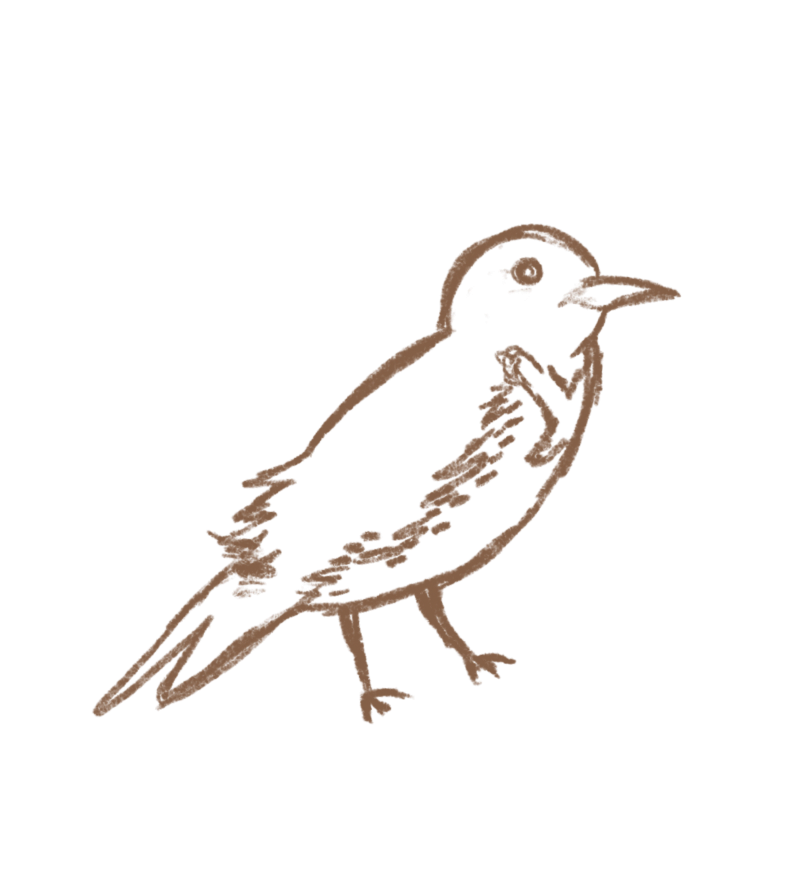
#> input picture src/img/bird.png, 786 x 890 px; its folder holds only this picture in this run
$ python build_spritesheets.py
#> lines starting #> are read from the running program, lines starting #| are printed output that depends on the picture
#!/usr/bin/env python3
"""Build horizontal sprite-sheet PNGs (+ JSON metadata) from GIFs and APNGs.

For each GIF or animated PNG in --in, decode every frame, normalize to RGBA
at the source canvas size, and paste horizontally into a strip image. Each
output sheet gets a sibling JSON file recording the frame count, frame
dimensions, the source's true average fps (computed from per-frame
durations), and the full list of per-frame durations in milliseconds.

Idempotent: skips a source file if the output PNG is newer than the source.
"""

from __future__ import annotations

import argparse
import json
import sys
from pathlib import Path
from statistics import mean
from typing import List

from PIL import Image, ImageSequence


def collect_frame_durations(gif: Image.Image) -> List[int]:
    durations: List[int] = []
    for frame in ImageSequence.Iterator(gif):
        durations.append(int(frame.info.get("duration", 0) or 0))
    return durations


def stitch(gif_path: Path, out_dir: Path, max_edge: int | None) -> dict:
    gif = Image.open(gif_path)
    width, height = gif.size

    durations = collect_frame_durations(gif)

    frames: List[Image.Image] = []
    for frame in ImageSequence.Iterator(gif):
        rgba = frame.convert("RGBA")
        canvas = Image.new("RGBA", (width, height), (0, 0, 0, 0))
        canvas.paste(rgba, (0, 0), rgba)
        frames.append(canvas)

    if not frames:
        raise RuntimeError(f"{gif_path.name}: no frames decoded")

    fw, fh = frames[0].size
    if max_edge is not None:
        scale = min(1.0, max_edge / max(fw, fh))
        if scale < 1.0:
            fw, fh = int(fw * scale), int(fh * scale)
            frames = [
                f.resize((fw, fh), Image.Resampling.LANCZOS) for f in frames
            ]

    n = len(frames)
    sheet = Image.new("RGBA", (fw * n, fh), (0, 0, 0, 0))
    for i, f in enumerate(frames):
        sheet.paste(f, (i * fw, 0))

    nonzero = [d for d in durations if d > 0]
    if nonzero:
        avg_ms = mean(nonzero)
        fps = max(1.0, min(60.0, 1000.0 / avg_ms))
        if nonzero and (max(nonzero) / max(min(nonzero), 1)) > 1.5:
            print(
                f"  warn: {gif_path.name} has variable frame timings "
                f"(min={min(nonzero)}ms max={max(nonzero)}ms); "
                f"using avg fps={fps:.2f}"
            )
    else:
        fps = 10.0
        print(
            f"  warn: {gif_path.name} reported zero frame durations; "
            f"falling back to fps={fps}"
        )

    out_png = out_dir / f"{gif_path.stem}.png"
    out_json = out_dir / f"{gif_path.stem}.json"

    sheet.save(out_png, optimize=True)

    meta = {
        "name": gif_path.stem,
        "frames": n,
        "frameWidth": fw,
        "frameHeight": fh,
        "fps": round(fps, 4),
        "frameDurationsMs": durations,
        "image": f"{gif_path.stem}.png",
    }
    out_json.write_text(json.dumps(meta, indent=2) + "\n")

    return meta


def is_up_to_date(src_path: Path, out_dir: Path) -> bool:
    out_png = out_dir / f"{src_path.stem}.png"
    out_json = out_dir / f"{src_path.stem}.json"
    if not out_png.exists() or not out_json.exists():
        return False
    src_mtime = src_path.stat().st_mtime
    return (
        out_png.stat().st_mtime >= src_mtime
        and out_json.stat().st_mtime >= src_mtime
    )


def is_animated_png(path: Path) -> bool:
    """Return True if the PNG has more than one frame (i.e. is an APNG)."""
    try:
        img = Image.open(path)
        return getattr(img, "n_frames", 1) > 1
    except Exception:
        return False


def main() -> int:
    repo_root = Path(__file__).resolve().parent.parent
    parser = argparse.ArgumentParser(description=__doc__)
    parser.add_argument(
        "--in",
        dest="in_dir",
        type=Path,
        default=repo_root / "src" / "img",
        help="directory of source GIFs / APNGs",
    )
    parser.add_argument(
        "--out",
        dest="out_dir",
        type=Path,
        default=repo_root / "src" / "assets" / "sprites",
        help="output directory for PNG strips and JSON metadata",
    )
    parser.add_argument(
        "--max-edge",
        type=int,
        default=None,
        help="optional max frame edge length in pixels for downscale",
    )
    parser.add_argument(
        "--force",
        action="store_true",
        help="rebuild even if outputs are newer than sources",
    )
    parser.add_argument(
        "--include",
        nargs="*",
        default=None,
        help="optional list of basenames (without extension) to include",
    )
    parser.add_argument(
        "--exclude",
        nargs="*",
        default=["fire", "graze", "grow", "seed"],
        help="basenames to skip (default: UI overlay assets)",
    )
    parser.add_argument(
        "--no-index",
        action="store_true",
        help="skip writing index.json (useful for one-off sheets like the bison)",
    )
    args = parser.parse_args()

    in_dir: Path = args.in_dir
    out_dir: Path = args.out_dir
    out_dir.mkdir(parents=True, exist_ok=True)

    # collect GIFs and animated PNGs (APNGs)
    candidates: list[Path] = sorted(in_dir.glob("*.gif")) + [
        p for p in sorted(in_dir.glob("*.png")) if is_animated_png(p)
    ]
#> in is_animated_png, img is the input picture: PIL image 786x890 RGBA; mean R, G, B, A 8.9, 6.3, 4.6, 11.2
#> candidates = 1 item

    if args.include is not None:
        wanted = {n.lower() for n in args.include}
        candidates = [c for c in candidates if c.stem.lower() in wanted]
    elif args.exclude:
        skip = {n.lower() for n in args.exclude}
        candidates = [c for c in candidates if c.stem.lower() not in skip]

    if not candidates:
        print(f"no animated sources found in {in_dir}", file=sys.stderr)
        return 1

    print(f"building sprite sheets for {len(candidates)} source(s) -> {out_dir}")
#| building sprite sheets for 1 source(s) -> src/assets/sprites

    index = []
    for src in candidates:
        if not args.force and is_up_to_date(src, out_dir):
            print(f"  skip {src.name} (up to date)")
            json_path = out_dir / f"{src.stem}.json"
            index.append(json.loads(json_path.read_text()))
            continue
        print(f"  build {src.name}")
#|   build bird.png
        meta = stitch(src, out_dir, args.max_edge)
#> the loop in collect_frame_durations, `for frame in ImageSequence.Iterator(gif):` made 2 passes
#> after the loop in collect_frame_durations, `for frame in ImageSequence.Iterator(gif):`: durations = [204, 204]
#> in stitch, `durations = collect_frame_durations(gif)`:
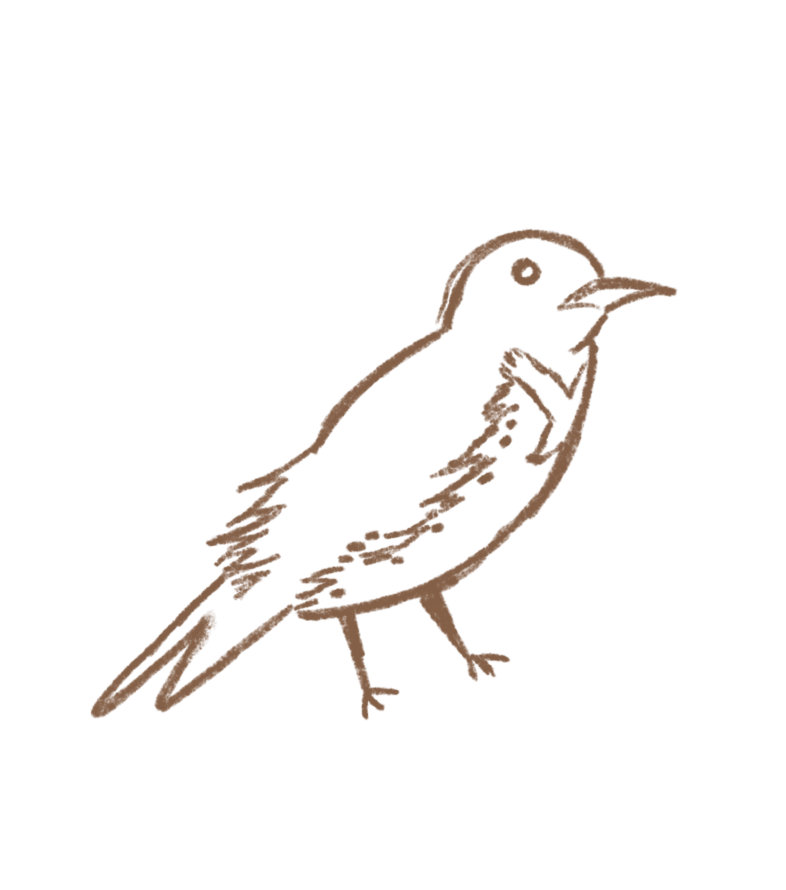
#> gif: PIL image 786x890 RGBA; mean R, G, B, A 8, 5.6, 4.1, 10.1; transparent parts drawn white
#> the loop in stitch, `for frame in ImageSequence.Iterator(gif):` made 2 passes
#> after the loop in stitch, `for frame in ImageSequence.Iterator(gif):`: frames = 2 items
#> in stitch, `n = len(frames)`: n = 2
#> in stitch, `sheet = Image.new("RGBA", (fw * n, fh), (0, 0, 0, 0))`: sheet: PIL image 1572x890 RGBA; every value is 0
#> the loop in stitch, `for i, f in enumerate(frames):` made 2 passes
#> after the loop in stitch, `for i, f in enumerate(frames):`:
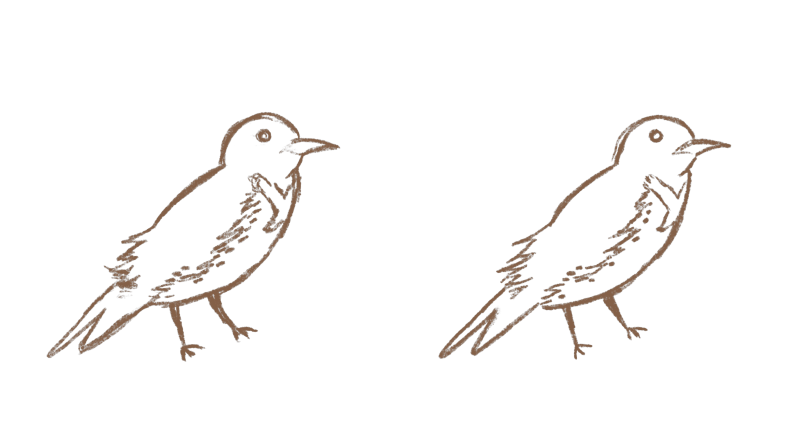
#> sheet: PIL image 1572x890 RGBA (shown at 1/2 size); mean R, G, B, A 5.5, 4, 3, 8.9; transparent parts drawn white
#> in stitch, `nonzero = [d for d in durations if d > 0]`: nonzero = [204, 204]
#> in stitch, `avg_ms = mean(nonzero)`: avg_ms = 204
#> in stitch, `fps = max(1.0, min(60.0, 1000.0 / avg_ms))`: fps = 4.9
#> in stitch, `meta = { "name": gif_path.stem, "frames": n, "frameWidth": fw, "frameH..`: meta = {'name': 'bird', 'frames': 2, 'frameWidth': 786, 'frameHeight': 890, 'fps': 4.9, 'frameDurationsMs': [204, 204], 'image': 'bird.png'}
        index.append(meta)

    if args.no_index:
        print("skipped index.json (--no-index)")
    else:
        (out_dir / "index.json").write_text(json.dumps(index, indent=2) + "\n")
        print(f"wrote {out_dir / 'index.json'}")
    return 0


if __name__ == "__main__":
    raise SystemExit(main())
#> (the program exits here)

$ run again, on src/img/butterfly.png
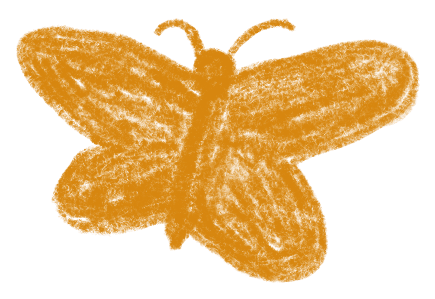
#> input picture src/img/butterfly.png, 435 x 299 px
#> in is_animated_png, img is the input picture: PIL image 435x299 RGBA; mean R, G, B, A 108.2, 67.1, 7.1, 100.7
#> candidates = 1 item
#| building sprite sheets for 1 source(s) -> src/assets/sprites
#|   build butterfly.png
#> the loop in collect_frame_durations, `for frame in ImageSequence.Iterator(gif):` made 2 passes
#> after the loop in collect_frame_durations, `for frame in ImageSequence.Iterator(gif):`: durations = [197, 197]
#> the loop in stitch, `for frame in ImageSequence.Iterator(gif):` made 2 passes
#> after the loop in stitch, `for frame in ImageSequence.Iterator(gif):`:
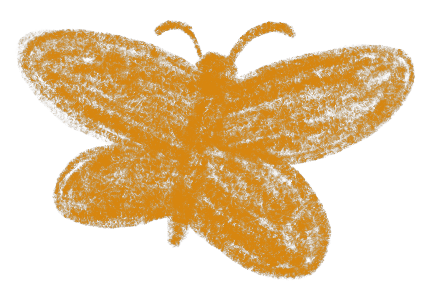
#> canvas: PIL image 435x299 RGBA; mean R, G, B, A 84.1, 52.4, 5.7, 85.2; transparent parts drawn white
#> after the loop in stitch, `for frame in ImageSequence.Iterator(gif):`: frames = 2 items
#> n = 2
#> the loop in stitch, `for i, f in enumerate(frames):` made 2 passes
#> after the loop in stitch, `for i, f in enumerate(frames):`:
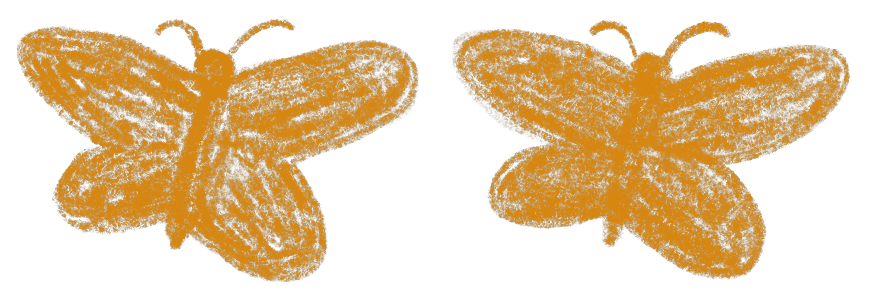
#> sheet: PIL image 870x299 RGBA; mean R, G, B, A 84.5, 52.7, 5.7, 85.3; transparent parts drawn white
#> nonzero = [197, 197]
#> avg_ms = 197
#> fps = 5.08
#> in stitch, `meta = { "name": gif_path.stem, "frames": n, "frameWidth": fw, "frameH..`: meta = {'name': 'butterfly', 'frames': 2, 'frameWidth': 435, 'frameHeight': 299, 'fps': 5.08, 'frameDurationsMs': [197, 197], 'image': 'butterfly.png'}

$ run again, on src/img/cloud.png
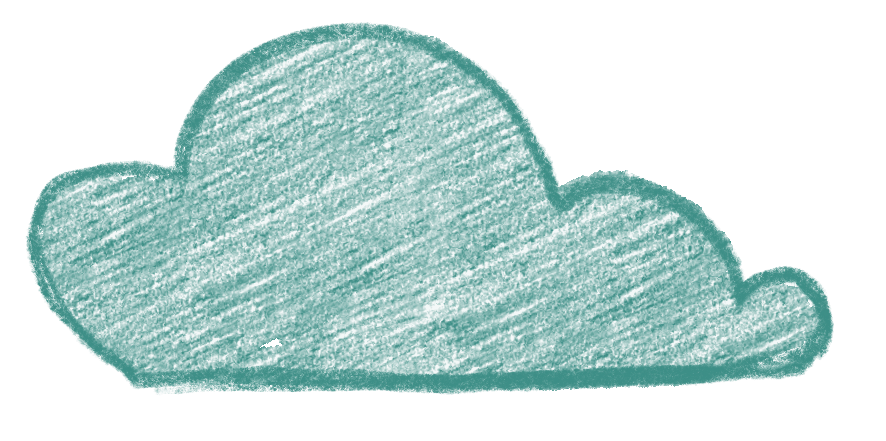
#> input picture src/img/cloud.png, 886 x 441 px
#> in is_animated_png, img is the input picture: PIL image 886x441 RGBA; mean R, G, B, A 30.6, 72, 67.9, 70.4
#> candidates = 1 item
#| building sprite sheets for 1 source(s) -> src/assets/sprites
#|   build cloud.png
#> the loop in collect_frame_durations, `for frame in ImageSequence.Iterator(gif):` made 3 passes
#> after the loop in collect_frame_durations, `for frame in ImageSequence.Iterator(gif):`: durations = [204, 204, 204]
#> the loop in stitch, `for frame in ImageSequence.Iterator(gif):` made 3 passes
#> after the loop in stitch, `for frame in ImageSequence.Iterator(gif):`:
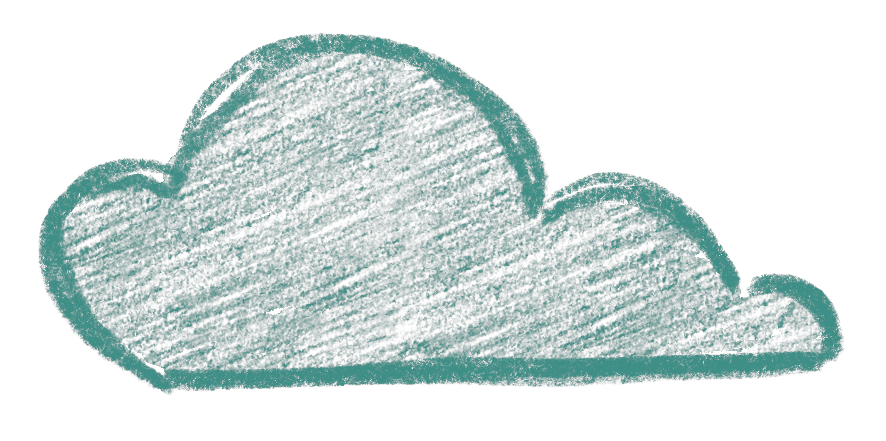
#> canvas: PIL image 886x441 RGBA; mean R, G, B, A 16.9, 39.4, 37.2, 48.1; transparent parts drawn white
#> after the loop in stitch, `for frame in ImageSequence.Iterator(gif):`: frames = 3 items
#> n = 3
#> the loop in stitch, `for i, f in enumerate(frames):` made 3 passes
#> after the loop in stitch, `for i, f in enumerate(frames):`:
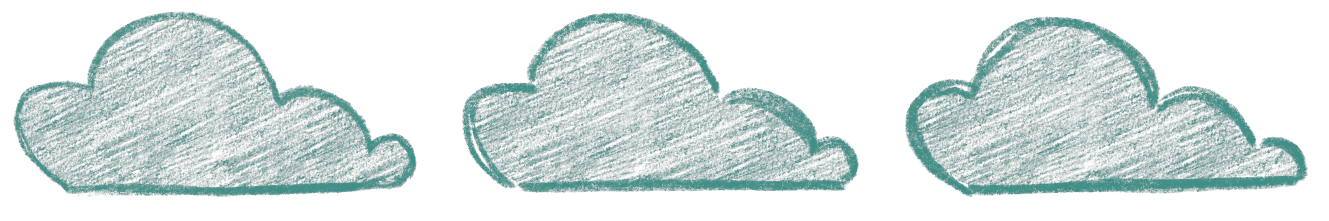
#> sheet: PIL image 2658x441 RGBA (shown at 1/2 size); mean R, G, B, A 16.8, 39.1, 36.9, 46.3; transparent parts drawn white
#> nonzero = [204, 204, 204]
#> avg_ms = 204
#> fps = 4.9
#> in stitch, `meta = { "name": gif_path.stem, "frames": n, "frameWidth": fw, "frameH..`: meta = {'name': 'cloud', 'frames': 3, 'frameWidth': 886, 'frameHeight': 441, 'fps': 4.9, 'frameDurationsMs': [204, 204, 204], 'image': 'cloud.png'}

$ run again, on src/img/lightning.png
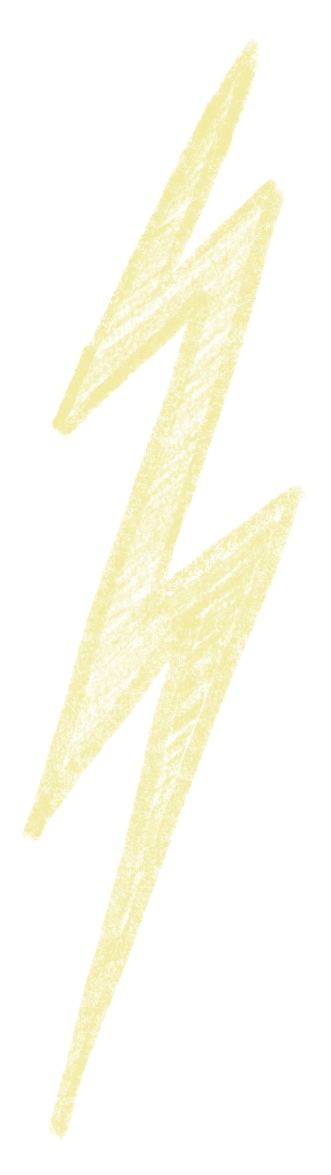
#> input picture src/img/lightning.png, 331 x 1175 px
#> in is_animated_png, img is the input picture: PIL image 331x1175 RGBA; mean R, G, B, A 59.6, 58, 39.5, 38.3
#> candidates = 1 item
#| building sprite sheets for 1 source(s) -> src/assets/sprites
#|   build lightning.png
#> the loop in collect_frame_durations, `for frame in ImageSequence.Iterator(gif):` made 2 passes
#> after the loop in collect_frame_durations, `for frame in ImageSequence.Iterator(gif):`: durations = [165, 165]
#> the loop in stitch, `for frame in ImageSequence.Iterator(gif):` made 2 passes
#> after the loop in stitch, `for frame in ImageSequence.Iterator(gif):`:
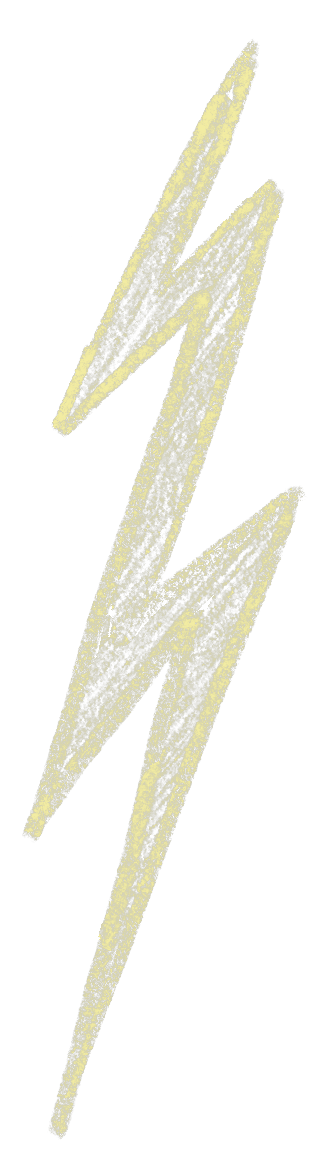
#> canvas: PIL image 331x1175 RGBA; mean R, G, B, A 36.5, 35.5, 24.3, 27.8; transparent parts drawn white
#> after the loop in stitch, `for frame in ImageSequence.Iterator(gif):`: frames = 2 items
#> n = 2
#> the loop in stitch, `for i, f in enumerate(frames):` made 2 passes
#> after the loop in stitch, `for i, f in enumerate(frames):`:
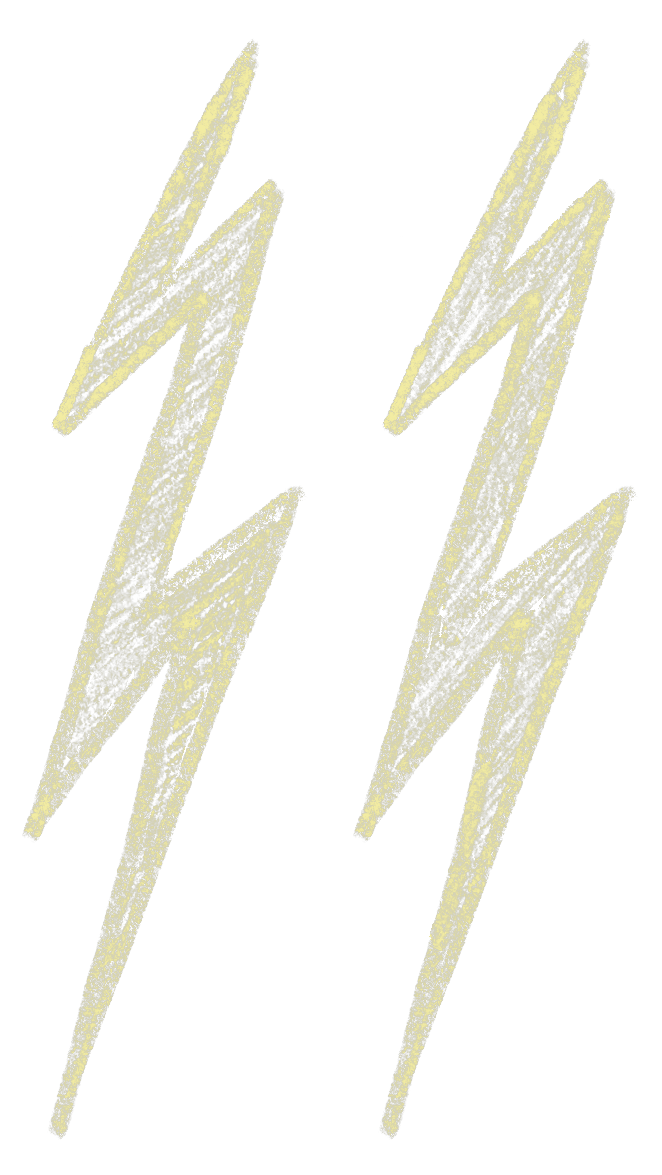
#> sheet: PIL image 662x1175 RGBA; mean R, G, B, A 36.4, 35.5, 24.3, 27.7; transparent parts drawn white
#> nonzero = [165, 165]
#> avg_ms = 165
#> fps = 6.06
#> in stitch, `meta = { "name": gif_path.stem, "frames": n, "frameWidth": fw, "frameH..`: meta = {'name': 'lightning', 'frames': 2, 'frameWidth': 331, 'frameHeight': 1175, 'fps': 6.06, 'frameDurationsMs': [165, 165], 'image': 'lightning.png'}
